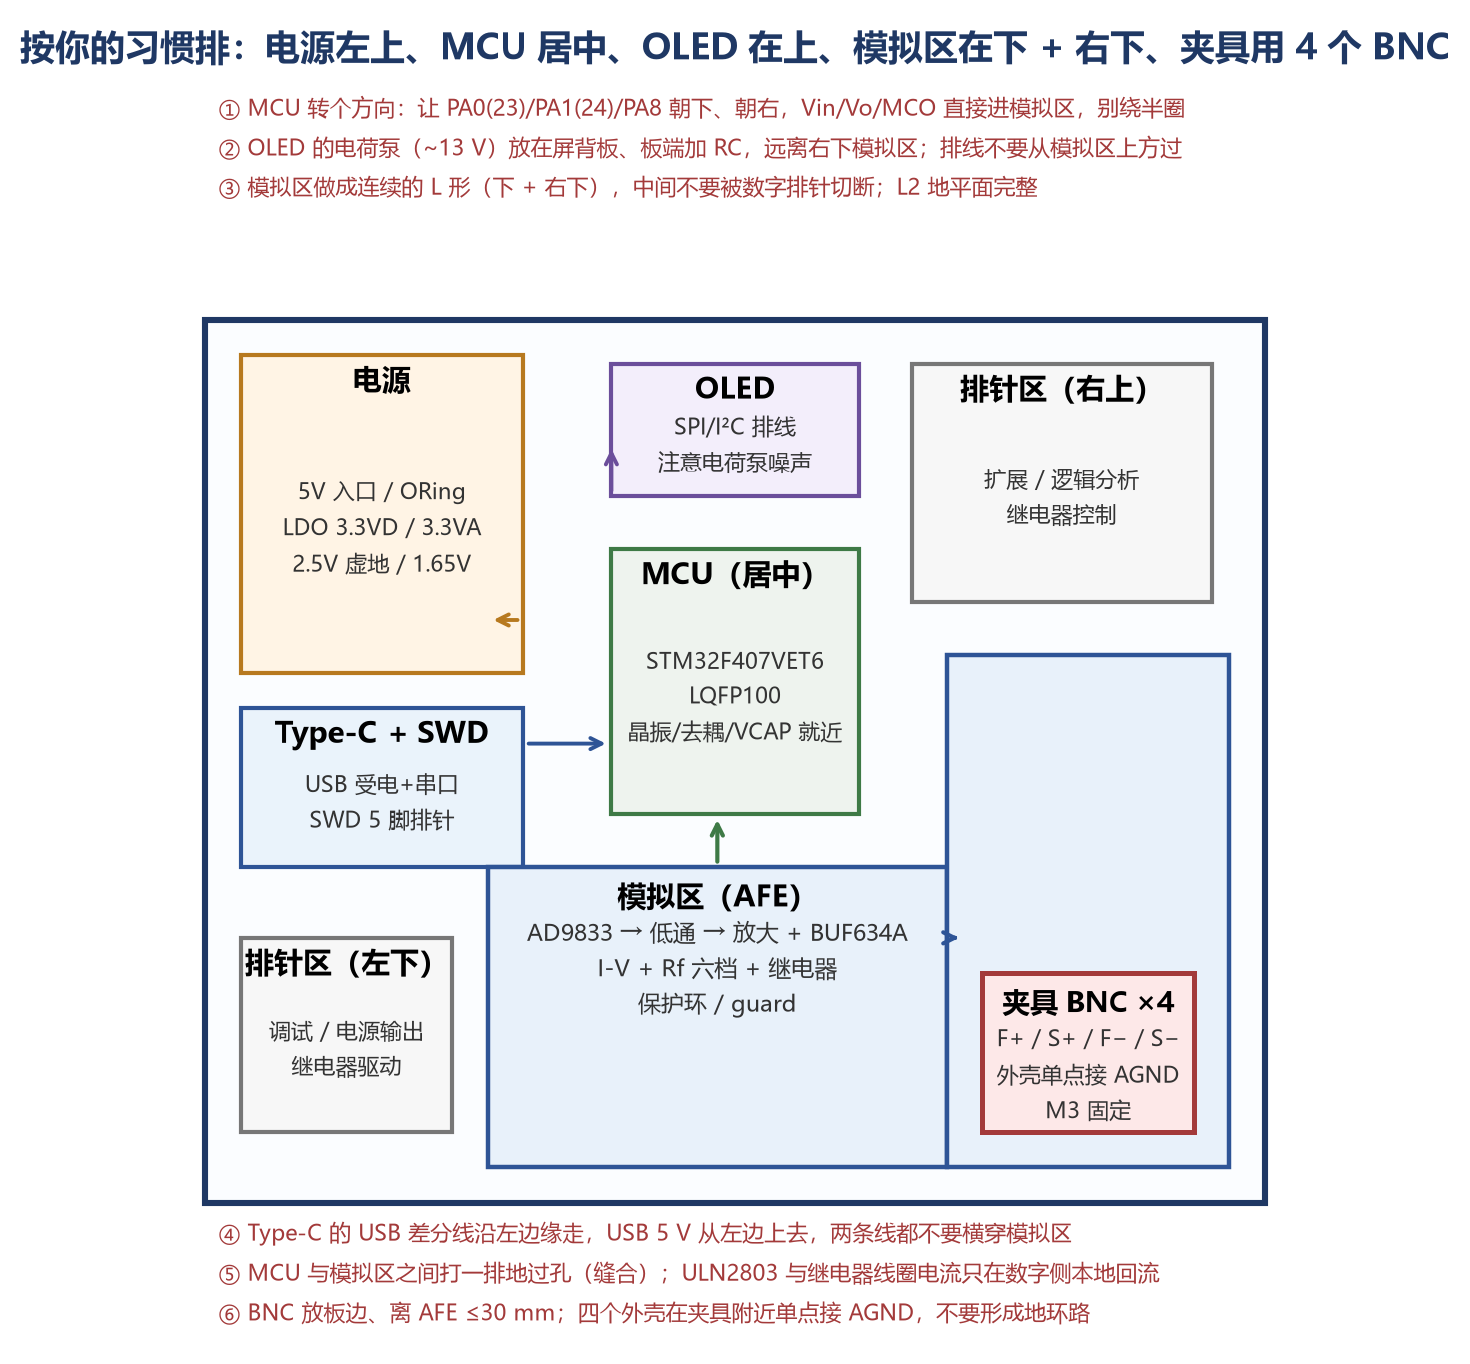

Here is the Python script that generated this plot:
# -*- coding: utf-8 -*-
"""图 6  按你的习惯排的单板布局（含风险标注）"""
import sys, os
sys.path.insert(0, os.path.dirname(os.path.abspath(__file__)))
import matplotlib
matplotlib.use("Agg")
import matplotlib.pyplot as plt
from matplotlib.patches import Rectangle
from matplotlib import rcParams

rcParams["font.sans-serif"] = ["Microsoft YaHei"]
rcParams["axes.unicode_minus"] = False

fig, ax = plt.subplots(figsize=(11.6, 8.6), dpi=200)
ax.set_xlim(-6, 138)
ax.set_ylim(-16, 134)
ax.set_aspect("equal")
ax.axis("off")

ax.add_patch(Rectangle((0, 0), 120, 100, fc="#FBFDFF", ec="#1F3864", lw=2.2))


def z(x, y, w, h, title, sub, fc, ec, fs=10.5, subs=8.0):
    ax.add_patch(Rectangle((x, y), w, h, fc=fc, ec=ec, lw=1.5))
    ax.text(x + w / 2, y + h - 3.0, title, ha="center", va="center", fontsize=fs, weight="bold")
    if sub:
        ax.text(x + w / 2, y + h / 2 - 1.6, sub, ha="center", va="center",
                fontsize=subs, color="#333333", linespacing=1.5)


# —— 用户定的相对位置 ——
z(4, 60, 32, 36, "电源", "5V 入口 / ORing\nLDO 3.3VD / 3.3VA\n2.5V 虚地 / 1.65V", "#FFF4E5", "#B7791F")
z(4, 38, 32, 18, "Type-C + SWD", "USB 受电+串口\nSWD 5 脚排针", "#EAF3FB", "#2E5496")
z(46, 44, 28, 30, "MCU（居中）", "STM32F407VET6\nLQFP100\n晶振/去耦/VCAP 就近", "#EEF3EE", "#3E7A46")
z(46, 80, 28, 15, "OLED", "SPI/I²C 排线\n注意电荷泵噪声", "#F3EEFB", "#6B4E9B")
z(80, 68, 34, 27, "排针区（右上）", "扩展 / 逻辑分析\n继电器控制", "#F7F7F7", "#777777")
z(4, 8, 24, 22, "排针区（左下）", "调试 / 电源输出\n继电器驱动", "#F7F7F7", "#777777")
# 模拟区（正下方 + 右下，L 形）
ax.add_patch(Rectangle((32, 4), 52, 34, fc="#E8F1FA", ec="#2E5496", lw=1.6))
ax.add_patch(Rectangle((84, 4), 32, 58, fc="#E8F1FA", ec="#2E5496", lw=1.6))
ax.text(58, 34.5, "模拟区（AFE）", ha="center", va="center", fontsize=10.5, weight="bold")
ax.text(58, 26.5, "AD9833 → 低通 → 放大 + BUF634A\nI-V + Rf 六档 + 继电器\n保护环 / guard", ha="center",
        va="center", fontsize=8.2, color="#333333", linespacing=1.5)
# BNC 夹具
ax.add_patch(Rectangle((88, 8), 24, 18, fc="#FDE8E8", ec="#A33A3A", lw=1.8))
ax.text(100, 22.5, "夹具 BNC ×4", ha="center", va="center", fontsize=10, weight="bold")
ax.text(100, 14.5, "F+ / S+ / F− / S−\n外壳单点接 AGND\nM3 固定", ha="center", va="center",
        fontsize=8, color="#333333", linespacing=1.5)

# —— 标注：连线方向 ——
ax.annotate("", xy=(32, 66), xytext=(36, 66), arrowprops=dict(arrowstyle="->", lw=1.4, color="#B7791F"))
ax.annotate("", xy=(46, 52), xytext=(36, 52), arrowprops=dict(arrowstyle="->", lw=1.4, color="#2E5496"))
ax.annotate("", xy=(46, 86), xytext=(46, 80), arrowprops=dict(arrowstyle="->", lw=1.4, color="#6B4E9B"))
ax.annotate("", xy=(58, 44), xytext=(58, 38), arrowprops=dict(arrowstyle="->", lw=1.5, color="#3E7A46"))
ax.annotate("", xy=(86, 30), xytext=(84, 30), arrowprops=dict(arrowstyle="->", lw=1.5, color="#2E5496"))

# —— 风险提示 ——
anno = dict(fontsize=7.8, color="#A33A3A", linespacing=1.4)
ax.text(1.5, 124, "① MCU 转个方向：让 PA0(23)/PA1(24)/PA8 朝下、朝右，Vin/Vo/MCO 直接进模拟区，别绕半圈",
        ha="left", va="center", **anno)
ax.text(1.5, 119.5, "② OLED 的电荷泵（~13 V）放在屏背板、板端加 RC，远离右下模拟区；排线不要从模拟区上方过",
        ha="left", va="center", **anno)
ax.text(1.5, 115, "③ 模拟区做成连续的 L 形（下 + 右下），中间不要被数字排针切断；L2 地平面完整",
        ha="left", va="center", **anno)
ax.text(1.5, -3.5, "④ Type-C 的 USB 差分线沿左边缘走，USB 5 V 从左边上去，两条线都不要横穿模拟区",
        ha="left", va="center", **anno)
ax.text(1.5, -8.0, "⑤ MCU 与模拟区之间打一排地过孔（缝合）；ULN2803 与继电器线圈电流只在数字侧本地回流",
        ha="left", va="center", **anno)
ax.text(1.5, -12.5, "⑥ BNC 放板边、离 AFE ≤30 mm；四个外壳在夹具附近单点接 AGND，不要形成地环路",
        ha="left", va="center", **anno)

ax.text(60, 129.5, "按你的习惯排：电源左上、MCU 居中、OLED 在上、模拟区在下 + 右下、夹具用 4 个 BNC",
        ha="center", fontsize=12.5, weight="bold", color="#1F3864")

fig.savefig(os.path.join(os.path.dirname(os.path.abspath(__file__)), "fig6_layout.png"),
            bbox_inches="tight", facecolor="white")
print("saved fig6_layout.png")
